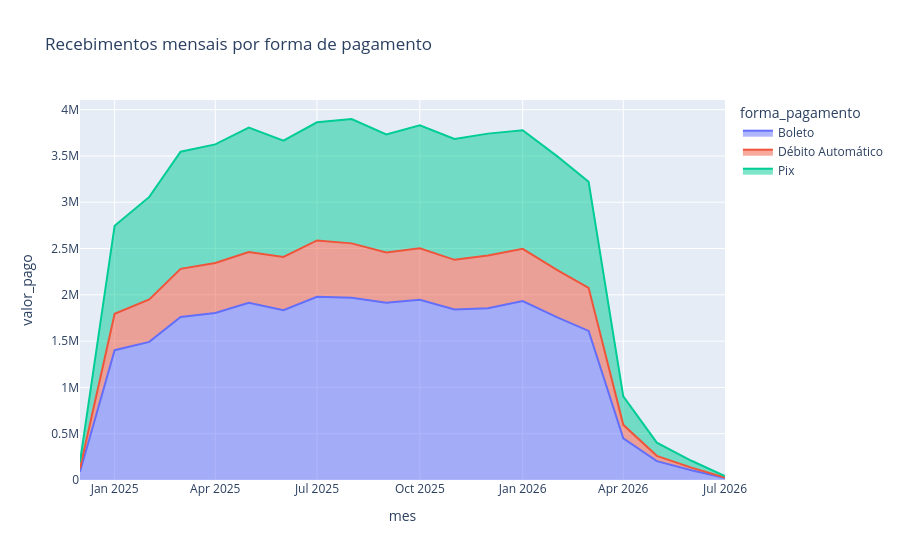

The notebook cell saved with this chart:
### Markdown cell above
## 6. Recebimentos ao longo do tempo

### Code cell
p = payments.dropna(subset=['data_pagamento']).copy()
p['mes'] = p['data_pagamento'].dt.to_period('M').astype(str)

ts = p.groupby(['mes', 'forma_pagamento'])['valor_pago'].sum().reset_index()
fig = px.area(ts, x='mes', y='valor_pago', color='forma_pagamento',
              title='Recebimentos mensais por forma de pagamento')
fig.show()

### Figure 1 — Plotly figure (JSON) as saved in the notebook; plotly's stock layout.template omitted (floating-point values rounded to 4 significant figures)
{"data": [{"fillpattern": {"shape": ""}, "hovertemplate": "forma_pagamento=Boleto<br>mes=%{x}<br>valor_pago=%{y}<extra></extra>", "legendgroup": "Boleto", "line": {"color": "#636efa"}, "marker": {"symbol": "circle"}, "mode": "lines", "name": "Boleto", "orientation": "v", "showlegend": true, "stackgroup": "1", "type": "scatter", "x": ["2024-12", "2025-01", "2025-02", "2025-03", "2025-04", "2025-05", "2025-06", "2025-07", "2025-08", "2025-09", "2025-10", "2025-11", "2025-12", "2026-01", "2026-02", "2026-03", "2026-04", "2026-05", "2026-06", "2026-07"], "xaxis": "x", "y": [88200.0, 1402000.0, 1492000.0, 1760000.0, 1803000.0, 1915000.0, 1834000.0, 1980000.0, 1969000.0, 1913000.0, 1945000.0, 1841000.0, 1854000.0, 1932000.0, 1756000.0, 1610000.0, 449100.0, 203700.0, 104500.0, 20920.0], "yaxis": "y"}, {"fillpattern": {"shape": ""}, "hovertemplate": "forma_pagamento=Débito Automático<br>mes=%{x}<br>valor_pago=%{y}<extra></extra>", "legendgroup": "Débito Automático", "line": {"color": "#EF553B"}, "marker": {"symbol": "circle"}, "mode": "lines", "name": "Débito Automático", "orientation": "v", "showlegend": true, "stackgroup": "1", "type": "scatter", "x": ["2024-12", "2025-01", "2025-02", "2025-03", "2025-04", "2025-05", "2025-06", "2025-07", "2025-08", "2025-09", "2025-10", "2025-11", "2025-12", "2026-01", "2026-02", "2026-03", "2026-04", "2026-05", "2026-06", "2026-07"], "xaxis": "x", "y": [35000.0, 393400.0, 457500.0, 520800.0, 540200.0, 546800.0, 575100.0, 607500.0, 586400.0, 542900.0, 557900.0, 536900.0, 571000.0, 564800.0, 511400.0, 465000.0, 146600.0, 57220.0, 29100.0, 6445.0], "yaxis": "y"}, {"fillpattern": {"shape": ""}, "hovertemplate": "forma_pagamento=Pix<br>mes=%{x}<br>valor_pago=%{y}<extra></extra>", "legendgroup": "Pix", "line": {"color": "#00cc96"}, "marker": {"symbol": "circle"}, "mode": "lines", "name": "Pix", "orientation": "v", "showlegend": true, "stackgroup": "1", "type": "scatter", "x": ["2024-12", "2025-01", "2025-02", "2025-03", "2025-04", "2025-05", "2025-06", "2025-07", "2025-08", "2025-09", "2025-10", "2025-11", "2025-12", "2026-01", "2026-02", "2026-03", "2026-04", "2026-05", "2026-06", "2026-07"], "xaxis": "x", "y": [71600.0, 951500.0, 1108000.0, 1265000.0, 1282000.0, 1344000.0, 1256000.0, 1276000.0, 1343000.0, 1275000.0, 1327000.0, 1305000.0, 1316000.0, 1281000.0, 1227000.0, 1146000.0, 306800.0, 142400.0, 74120.0, 16030.0], "yaxis": "y"}], "layout": {"legend": {"title": {"text": "forma_pagamento"}, "tracegroupgap": 0}, "title": {"text": "Recebimentos mensais por forma de pagamento"}, "xaxis": {"anchor": "y", "domain": [0.0, 1.0], "title": {"text": "mes"}}, "yaxis": {"anchor": "x", "domain": [0.0, 1.0], "title": {"text": "valor_pago"}}}}
